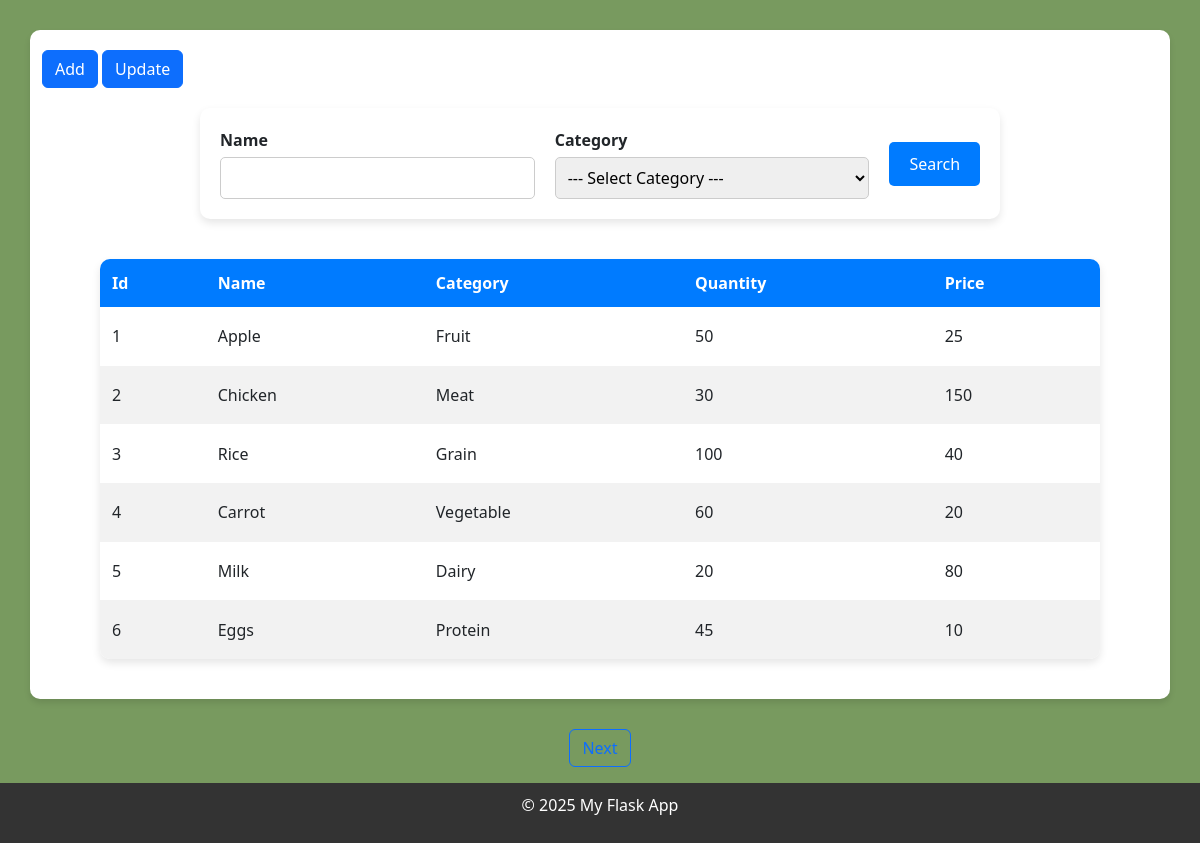
Before: /food_stock/ with the older database file.
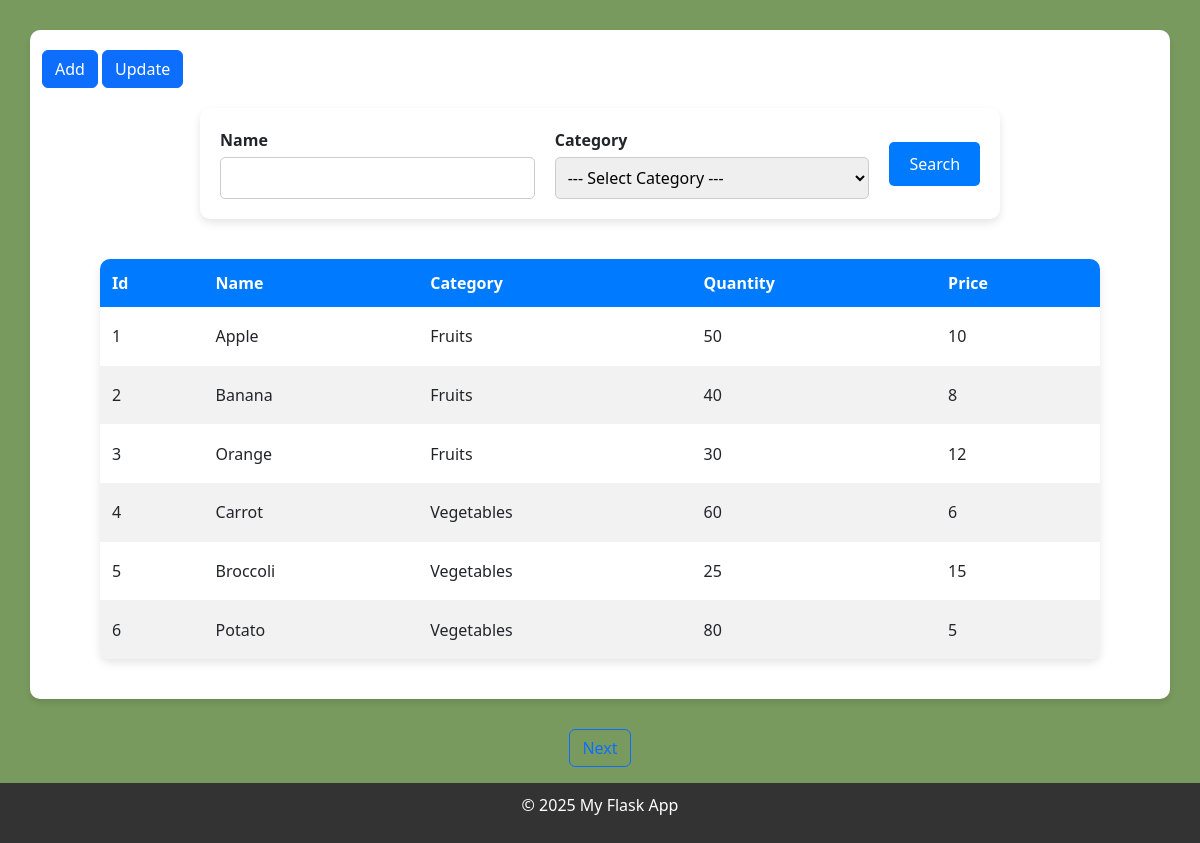
After: the same page with the newer database file.
### server_for_restaurant.py (models this page shows)
class Food_stock(db.Model):
    id = db.Column(db.Integer,primary_key=True)
    name = db.Column(db.String(25),nullable=False,unique=True)
    category = db.Column(db.String(25),nullable=False)
    quantity = db.Column(db.Integer,nullable=False)
    price = db.Column(db.Integer,nullable=False)

### server_for_restaurant.py (the view)
@app.route('/food_stock/',methods=['GET','POST'])
def food_list():
    page = request.args.get('page',1,type=int)
    query_name = request.form.get('query_name')
    query_category = request.form.get('query_category')
    query = Food_stock.query
    if query_name:
        query = query.filter(Food_stock.name.ilike(f"%{query_name}%"))
    if query_category and query_category != 'All':
        query = query.filter(Food_stock.category == query_category)
    stock_list_data = query.paginate(page=page, per_page=6, error_out=False)
    context = {
        "stock_list": stock_list_data,
        "query_name": query_name,
        "query_category": query_category
    }
    return render_template('owner_template/food_list.html',**context)

### templates/owner_template/food_list.html (shortened to what this page needs)
{% extends "base_owner.html" %}
{% block content %}
<link href="https://cdn.jsdelivr.net/npm/bootstrap@5.3.5/dist/css/bootstrap.min.css" rel="stylesheet">
<body style="background-color: #789a5f;">
    <div class="container">
        <button type="button" class="btn btn-primary" data-bs-toggle="modal" data-bs-target="#AddModal">
            Add
        </button>
        <button type="button" class="btn btn-primary" data-bs-toggle="modal" data-bs-target="#UpdateModal">
            Update
        </button>
        <div class="display_form">
            <form action="/food_stock/" method="POST" class="form-container">
                <div class="form-group">
                    <label>Name</label>
                    <input type="text" name="query_name">
                </div>
                <div class="form-group">
                    <label>Category</label>
                    <select id="category" name="query_category">
                        <option value="">--- Select Category ---</option>
                    </select>
                </div>
                <button type="submit" class="submit-btn">Search</button>
            </form>
        </div>
        <div class="table_div">
            <table>
                <thead>
                    <tr>
                        <th>Id</th>
                        <th>Name</th>
                        <th>Category</th>
                        <th>Quantity</th>
                        <th>Price</th>
                    </tr>
                </thead>
                <tbody>
                    {% for item in stock_list %}
                    <tr>
                        <td>{{ item.id }}</td>
                        <td>{{ item.name }}</td>
                        <td>{{ item.category }}</td>
                        <td>{{ item.quantity }}</td>
                        <td>{{ item.price }}</td>
                    </tr>
                    {% else %}
                    <tr>
                        <td colspan="7" style="text-align: center; font-weight: bold; color: red;">No Data Found</td>
                    </tr>
                    {% endfor %}
                </tbody>
            </table>
        </div>
    </div>
</body>
</html>
    <div class="d-flex justify-content-center my-3">
      {% if stock_list.has_next %}
      <a class="btn btn-outline-primary mx-2" href="{{ url_for('food_list', page=stock_list.next_num) }}">Next</a>
      {% endif %}
    </div>
{% endblock %}

### templates/base_owner.html (shortened to what this page needs)
<!DOCTYPE html>
<html lang="en">
<head>
</head>
<body>
   <main>
        {% block content%}
        {% endblock %}
<footer class="footer">
    <p>&copy; 2025 My Flask App</p>
</footer>
</body>
</html>

### templates/base_owner.html (style rules this page uses)
html,body { height:100%; margin:0; padding:0; display:flex; flex-direction:column; font-family: Arial, sans-serif; margin: 0; padding: 0; background-color: #789a5f; }
main { flex:1; }
.container { width: 90%; max-width: 1100px; margin: 30px auto; background: #ffffff; padding: 20px; box-shadow: 0px 4px 6px rgba(0, 0, 0, 0.1); border-radius: 10px; }
.display_form { display: flex; justify-content: center; padding: 20px 0; }
.form-container { display: flex; flex-wrap: wrap; gap: 20px; align-items: center; width: 100%; max-width: 800px; background: #ffffff; padding: 20px; border-radius: 10px; box-shadow: 0 4px 8px rgba(0, 0, 0, 0.1); }
.form-group { display: flex; flex-direction: column; flex: 1; min-width: 200px; }
.form-group label { font-weight: bold; margin-bottom: 5px; }
.form-group input, .form-group select { padding: 8px; border: 1px solid #ccc; border-radius: 5px; font-size: 16px; }
.submit-btn { padding: 10px 20px; background-color: #007BFF; color: white; border: none; cursor: pointer; border-radius: 5px; font-size: 16px; }
.table_div { display: flex; justify-content: center; padding: 20px 0; }
table { width: 100%; max-width: 1000px; border-collapse: collapse; background: #fff; box-shadow: 0 4px 8px rgba(0, 0, 0, 0.1); border-radius: 10px; min-height:400px; overflow: hidden; }
thead { background-color: #007BFF; color: white; }
th, td { padding: 12px; text-align: left; border-bottom: 1px solid #ddd; }
tbody tr:nth-child(even) { background-color: #f2f2f2; }
.footer { background-color: #333; color: white; padding: 10px; text-align: center; }

Changed rows visible on the page:
changed Food_stock "Apple": category "Fruit" → "Fruits"; price "25" → "10"
changed Food_stock id 2: name "Chicken" → "Banana"; category "Meat" → "Fruits"; quantity "30" → "40"; price "150" → "8"
changed Food_stock id 3: name "Rice" → "Orange"; category "Grain" → "Fruits"; quantity "100" → "30"; price "40" → "12"
changed Food_stock "Carrot": category "Vegetable" → "Vegetables"; price "20" → "6"
changed Food_stock id 5: name "Milk" → "Broccoli"; category "Dairy" → "Vegetables"; quantity "20" → "25"; price "80" → "15"
changed Food_stock id 6: name "Eggs" → "Potato"; category "Protein" → "Vegetables"; quantity "45" → "80"; price "10" → "5"
